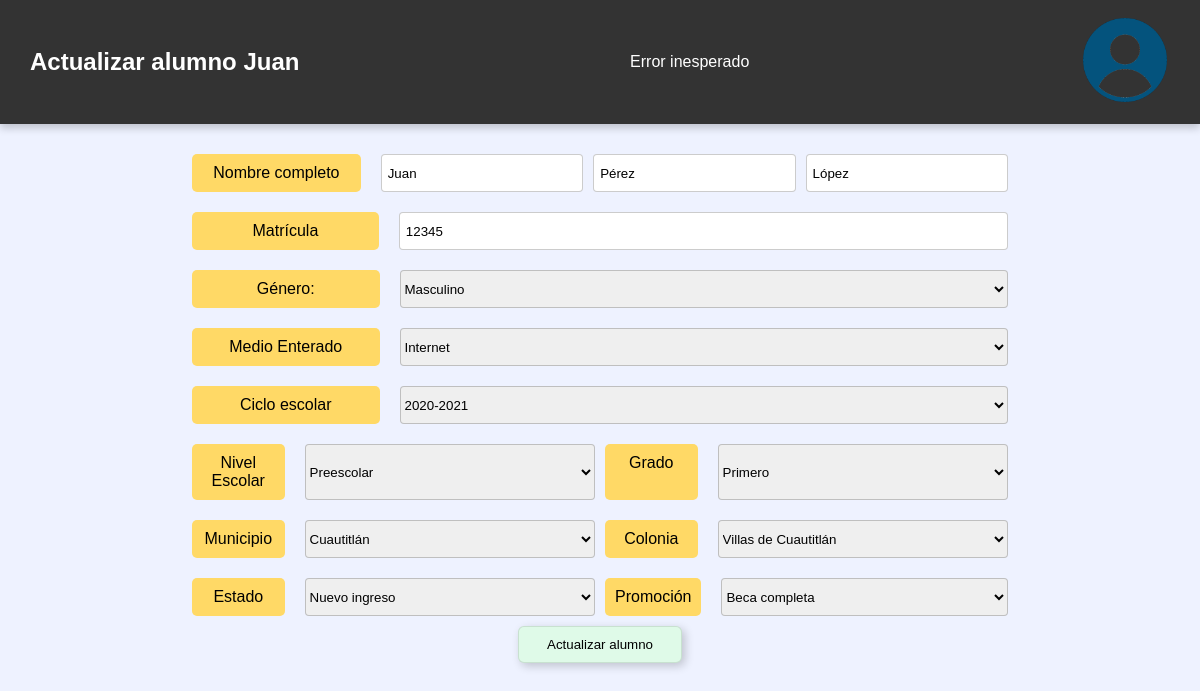
Screenshot of /actualizar_alumno.php?id=1 (signed in) with the database file from the repository.
### tables this page shows
CREATE TABLE alumno (
    id INT NOT NULL PRIMARY KEY AUTO_INCREMENT,
    nombre VARCHAR(60) NOT NULL,
    Ap VARCHAR(50) NOT NULL,
    Am VARCHAR(50) NOT NULL,
    matricula INT NOT NULL UNIQUE,
    municipio INT NOT NULL,
    genero INT NOT NULL,
    colonia INT NOT NULL,
    medio_enterado INT NOT NULL,
    promocion INT NOT NULL,
    estado INT NOT NULL,
    nivel_grado_ciclo_id INT NOT NULL,
    FOREIGN KEY (nivel_grado_ciclo_id) REFERENCES nivel_grado_ciclo(id) ON DELETE CASCADE,
    FOREIGN KEY (estado) REFERENCES estado(id) ON DELETE CASCADE,
    FOREIGN KEY (promocion) REFERENCES promocion(id) ON DELETE CASCADE,
    FOREIGN KEY (medio_enterado) REFERENCES medio_enterado(id) ON DELETE CASCADE,
    FOREIGN KEY (colonia) REFERENCES colonia(id) ON DELETE CASCADE,
    FOREIGN KEY (municipio) REFERENCES municipio(id) ON DELETE CASCADE,
    FOREIGN KEY (genero) REFERENCES genero(id) ON DELETE CASCADE
);

CREATE TABLE genero (
    id INT NOT NULL PRIMARY KEY AUTO_INCREMENT,
    descripcion VARCHAR(50) NOT NULL
);

CREATE TABLE medio_enterado (
    id INT NOT NULL PRIMARY KEY AUTO_INCREMENT,
    descripcion VARCHAR(50) NOT NULL
);

CREATE TABLE nivel_grado_ciclo (
    id INT NOT NULL PRIMARY KEY AUTO_INCREMENT,
    nivel_educativo_id INT NOT NULL,
    grado_id INT NOT NULL,
    ciclo_id INT NOT NULL,
    FOREIGN KEY (nivel_educativo_id) REFERENCES nivel_educativo(id) ON DELETE CASCADE,
    FOREIGN KEY (grado_id) REFERENCES grado(id) ON DELETE CASCADE,
    FOREIGN KEY (ciclo_id) REFERENCES ciclo(id) ON DELETE CASCADE
);

CREATE TABLE ciclo (
    id INT NOT NULL PRIMARY KEY AUTO_INCREMENT,
    descripcion VARCHAR(50) NOT NULL
);

CREATE TABLE nivel_educativo (
    id INT NOT NULL PRIMARY KEY AUTO_INCREMENT,
    descripcion VARCHAR(50) NOT NULL
);

CREATE TABLE grado (
    id INT NOT NULL PRIMARY KEY AUTO_INCREMENT,
    descripcion VARCHAR(50) NOT NULL,
    nivel_educativo_id INT NOT NULL,
    FOREIGN KEY (nivel_educativo_id) REFERENCES nivel_educativo(id) ON DELETE CASCADE
);

CREATE TABLE municipio (
    id INT NOT NULL PRIMARY KEY AUTO_INCREMENT,
    descripcion VARCHAR(50) NOT NULL
);

CREATE TABLE colonia (
    id INT NOT NULL PRIMARY KEY AUTO_INCREMENT,
    descripcion VARCHAR(50) NOT NULL,
    municipio_id INT NOT NULL, 
    FOREIGN KEY (municipio_id) REFERENCES municipio(id) ON DELETE CASCADE
);

CREATE TABLE estado(
    id INT NOT NULL PRIMARY KEY AUTO_INCREMENT,
    descripcion VARCHAR(50) NOT NULL
);

CREATE TABLE promocion (
    id INT NOT NULL PRIMARY KEY AUTO_INCREMENT,
    descripcion VARCHAR(50) NOT NULL
);

### actualizar_alumno.php (the view, shortened to what this page needs)
<?php
$pdo = Conexion::connection();
if (!$_SERVER["REQUEST_METHOD"] === "GET") {
    header("Location: ../index.php?mensaje=err1");
    exit();
} else{
    try {
        $id = $_GET['id'];
        $stmt = $pdo->prepare(
            "SELECT a.*,
                    g.descripcion as genero_descripcion,
                    me.descripcion as medio_descripcion,
                    mu.descripcion as municipio_descripcion,
                    col.descripcion as colonia_descripcion,
                    e.descripcion as estado_descripcion,
                    p.descripcion as promocion_descripcion
            FROM alumno a
            INNER JOIN genero g ON a.genero = g.id
            INNER JOIN medio_enterado me ON a.medio_enterado = me.id
            INNER JOIN municipio mu ON a.municipio = mu.id
            INNER JOIN colonia col ON a.colonia = col.id
            INNER JOIN estado e ON a.estado = e.id
            INNER JOIN promocion p ON a.promocion = p.id
            WHERE a.id = :id"
        );
        $stmt->bindParam(':id', $id);
        $stmt->execute();
        $alumno = $stmt->fetch(PDO::FETCH_ASSOC);
    } catch (\Throwable $th) {
        echo "Error: ". $th->getMessage();
        exit();
    }
    try {
        $stmt = $pdo->prepare(
            "SELECT ngc.id as nivel_grado_ciclo_id,
                    c.id as ciclo_id,
                    n.id as nivel_educativo_id,
                    g.id as grado_id,
                    c.descripcion as ciclo_descripcion,
                    n.descripcion as nivel_descripcion,
                    g.descripcion as grado_descripcion
            FROM nivel_grado_ciclo ngc
            INNER JOIN ciclo c ON ngc.ciclo_id = c.id
            INNER JOIN nivel_educativo n ON ngc.nivel_educativo_id = n.id
            INNER JOIN grado g ON ngc.grado_id = g.id
            WHERE ngc.id = :id"
        );
        $stmt->bindParam(':id', $alumno['nivel_grado_ciclo_id']);
        $stmt->execute();
        $nivel_grado_ciclo = $stmt->fetch(PDO::FETCH_ASSOC);
    } catch (\Throwable $th) {
        echo "Error: ". $th->getMessage();
        exit();
    }
}
?>
<!DOCTYPE html>
<html lang="es">
<head>
    <link rel="stylesheet" href="css/registrarAlumno.css">
    <link rel="stylesheet" href="css/header.css">
</head>
<body>
    <header>
        <h1>Actualizar alumno <?php echo htmlspecialchars($alumno['nombre']); ?></h1>
        <?php
            switch ($_GET['from']){
                default:
                    echo "Error inesperado";
                    break;
            }
        ?>
        <a href="usuario.php">
            <img src="img/usuario.png" alt="Cuenta de usuario">
        </a>
    </header>
    <div class="container">
        <form action="php/alumnos/actualizarAlumno.php" method="POST">
            <div class="form-group">
                <label for="nombre">Nombre completo</label>
                <input type="text" id="nombre" name="nombre" placeholder="Nombre(s)" value="<?php echo htmlspecialchars($alumno['nombre']); ?>" required>
                <input type="text" id="ap" name="ap" placeholder="Apellido Paterno" value="<?php echo htmlspecialchars($alumno['Ap']); ?>" required>
                <input type="text" id="am" name="am" placeholder="Apellido Materno" value="<?php echo htmlspecialchars($alumno['Am']); ?>" required>
            </div>
            <div class="form-group">
                <label for="matricula">Matrícula</label>
                <input type="text" id="matricula" name="matricula" value="<?php echo htmlspecialchars($alumno['matricula']); ?>" placeholder="0000" required>
            </div>
            <div class="form-group">
                <label for="genero">Género:</label>
                <select name="genero" id="genero" required onchange="limpiarSelect('genero')">
                    <option value="<?php echo htmlspecialchars($alumno['genero']); ?>">
                        <?php echo htmlspecialchars($alumno['genero_descripcion']); ?>
                    </option>
                </select>
            </div>
            <div class="form-group">
                <label for="medio_enterado">Medio Enterado</label>
                <select name="medio_enterado" id="medio_enterado" required onchange="limpiarSelect('medio_enterado')">
                    <option value="<?php echo htmlspecialchars($alumno['medio_enterado']); ?>">
                        <?php echo htmlspecialchars($alumno['medio_descripcion']); ?>
                    </option>
                </select>
            </div>
            <div class="form-group">
                <label for="ciclo">Ciclo escolar</label>
                <select name="ciclo" id="ciclo" required onchange="limpiarSelect('ciclo')">
                    <option value="<?php echo htmlspecialchars($nivel_grado_ciclo['ciclo_id']); ?>">
                        <?php echo htmlspecialchars($nivel_grado_ciclo['ciclo_descripcion']); ?>
                    </option>
                </select>
            </div>
            <div class="group-1">
                <div class="form-group">
                    <label for="nivel_escolar">Nivel Escolar</label>
                    <select name="nivel_escolar" id="nivel_escolar" onchange="cargarGrados()" required>
                        <option value="<?php echo htmlspecialchars($nivel_grado_ciclo['nivel_educativo_id']);?>">
                            <?php echo htmlspecialchars($nivel_grado_ciclo['nivel_descripcion']); ?>
                    </select>
                </div>
                <div class="form-group">
                    <label for="grado">Grado</label>
                    <select name="grado" id="grado" required onchange="limpiarSelect('grado')">
                        <option value="<?php echo htmlspecialchars($nivel_grado_ciclo['grado_id']);?>">
                            <?php echo htmlspecialchars($nivel_grado_ciclo['grado_descripcion']); ?>
                        </option>
                    </select>
                </div>
            </div>
            <div class="group-1">
                <div class="form-group">
                    <label for="municipio">Municipio</label>
                    <select name="municipio" id="municipio" onchange="cargarColonias()" required>
                        <option value="<?php echo htmlspecialchars($alumno['municipio']);?>">
                            <?php echo htmlspecialchars($alumno['municipio_descripcion']); ?>
                        </option>
                    </select>
                </div>
                <div class="form-group">
                    <label for="colonia">Colonia</label>
                    <select name="colonia" id="colonia" required onchange="limpiarSelect('colonia')">
                        <option value="<?php echo htmlspecialchars($alumno['colonia']);?>">
                            <?php echo htmlspecialchars($alumno['colonia_descripcion']); ?>
                        </option>
                    </select>
                </div>
            </div>
            <div class="group-1">
                <div class="form-group">
                    <label for="estado">Estado</label>
                    <select name="estado" id="estado" required onchange="limpiarSelect('estado')">
                        <option value="<?php echo htmlspecialchars($alumno['estado']);?>">
                            <?php echo htmlspecialchars($alumno['estado_descripcion']); ?>
                        </option>
                    </select>
                </div>
                <div class="form-group">
                <label for="promocion">Promoción</label>
                <select name="promocion" id="promocion" required onchange="limpiarSelect('promocion')">
                    <option value="<?php echo htmlspecialchars($alumno['promocion']);?>">
                        <?php echo htmlspecialchars($alumno['promocion_descripcion']); ?>
                    </option>
                </select>
                </div>
            </div>
            <button type="submit" class="submit-btn">Actualizar alumno</button>
        </form>
    </div>
</body>
</html>

### css/registrarAlumno.css (style rules this page uses)
.container { width: 68%; margin: 20px auto; animation: inicio 1s normal; }
form { display: flex; flex-direction: column; align-items: center; }
.form-group { display: flex; justify-content: space-between; margin: 10px 0; width: 100%; gap: 10px; }
.group-1 { display: flex; width: 100%; gap: 10px; }
.form-group:first-child { gap: 10px; }
.form-group label { width: 30%; text-align: center; margin-right: 10px; background-color: #ffd966; padding: 10px; border-radius: 5px; }
label[for="nombre"] { width: 80%; }
.form-group select { width: 100%; border: 1px solid rgb(0, 0, 0, 0.2); border-radius: 4px; }
form input[type="text"], form input[type="password"] { padding: 6px; border: 1px solid rgb(0, 0, 0, 0.2); border-radius: 4px; width: 100%; outline: none; transition: .3s; }
form button[type="submit"] { width: 20%; padding: 10px; border-radius: 6px; border: 1px solid rgb(0, 0, 0, 0.1); background-color: #dffae8; box-shadow: 3px 3px 10px rgb(0, 0, 0, 0.2); transition: .5s; outline: none; }

### css/header.css (style rules this page uses)
* { padding: 0; margin: 0; box-sizing: border-box; }
html { font-family: 'Poppins', sans-serif; background-color: #eef2ff; }
header { background-color: #333; color: #fff; padding: 15px 30px; text-align: center; display: flex; justify-content: space-between; align-items: center; box-shadow: 0px 4px 8px rgba(0, 0, 0, 0.2); transition: background-color 0.3s ease; }
header img { width: 90px; height: auto; transition: all 0.2s ease-in-out; }
header h1 { font-size: 24px; font-weight: bold; }

### rows the page displays
alumno: nombre "Juan", ap "Pérez", am "López", matricula "12345", genero "Masculino", medio_enterado "Internet", municipio "Cuautitlán", colonia "Villas de Cuautitlán", estado "Nuevo ingreso", promocion "Beca completa"
nivel_grado_ciclo: ciclo "2020-2021", nivel_escolar "Preescolar", grado "Primero"
